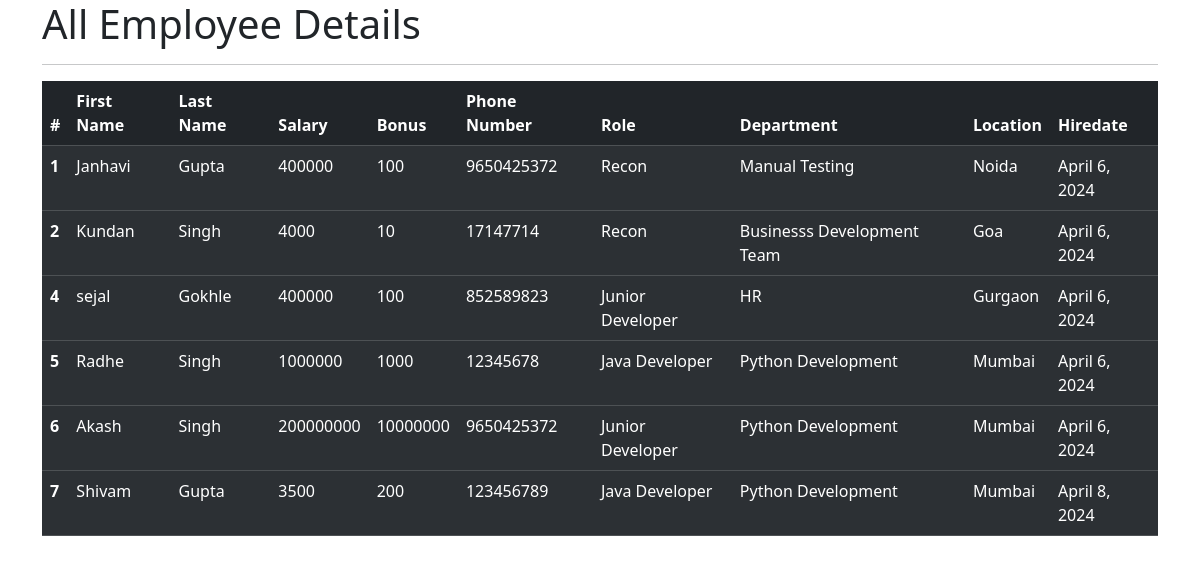
The app's page /all_emp with its own data.
### emp_app/models.py (models this page shows, shortened)
class Employee(models.Model):
    first_name = models.CharField(max_length=100, null=False)
    last_name = models.CharField(max_length=100)
    dept = models.ForeignKey(Department, on_delete=models.CASCADE)
    salary = models.IntegerField(default=0)
    bonus = models.IntegerField(default=0)
    role = models.ForeignKey(Role, on_delete=models.CASCADE)
    phone = models.IntegerField(default=0)
    hire_date = models.DateField()
    def __str__(self):
        return " %s %s %s " %(self.first_name,self.last_name,self.phone)

class Role(models.Model):
    name=models.CharField(max_length=100, null=False)

class Department(models.Model):
    name= models.CharField(max_length=100, null=False)
    location = models.CharField(max_length=100)

### emp_app/views.py (the view)
# urls.py: path('all_emp', views.all_emp, name='view_all_emp'),
def all_emp(request):
    emps = Employee.objects.all()
    print(emps)
    context = {
                'emps' : emps
              }
    print("------------")
    print(context)
    return render(request, 'view_all_emp.html', context)

### emp_app/templates/view_all_emp.html (shortened to what this page needs)
<!DOCTYPE html>
<html lang="en">
    <head>
        <link href="https://cdn.jsdelivr.net/npm/bootstrap@5.3.3/dist/css/bootstrap.min.css" rel="stylesheet">
    </head>
    <body>
        <div class="container">
                 <h1>All Employee Details</h1>
            <hr>
            <table class="table table-dark table-striped">
                <thead>
                  <tr>
                    <th scope="col">#</th>
                    <th scope="col">First Name</th>
                    <th scope="col">Last Name</th>
                    <th scope="col">Salary</th>
                    <th scope="col">Bonus</th>
                    <th scope="col">Phone Number</th>
                    <th scope="col">Role</th>
                    <th scope="col">Department</th>
                    <th scope="col">Location</th>
                    <th scope="col">Hiredate</th>
                  </tr>
                </thead>
                        {% for emp in emps %}
                <tbody>
                  <tr>
                    <th scope="row">{{emp.id}}</th>
                    <td>{{emp.first_name}}</td>
                    <td>{{emp.last_name}}</td>
                    <td>{{emp.salary}}</td>
                    <td>{{emp.bonus}}</td>
                    <td>{{emp.phone}}</td>
                    <td>{{emp.role.name}}</td>
                    <td>{{emp.dept.name}}</td>
                    <td>{{emp.dept.location}}</td>
                    <td>{{emp.hire_date}}</td>
                  </tr>
                </tbody>
                    {% endfor %}
              </table>
        </div>
    </body>
</html>

### records on screen
Employee: id "1", first_name "Janhavi", last_name "Gupta", salary "400000", bonus "100", phone "9650425372", role.name "Recon", dept.name "Manual Testing", dept.location "Noida", hire_date "April 6, 2024"
Employee: id "2", first_name "Kundan", last_name "Singh", salary "4000", bonus "10", phone "17147714", role.name "Recon", dept.name "Businesss Development Team", dept.location "Goa", hire_date "April 6, 2024"
Employee: id "4", first_name "sejal", last_name "Gokhle", salary "400000", bonus "100", phone "852589823", role.name "Junior Developer", dept.name "HR", dept.location "Gurgaon", hire_date "April 6, 2024"
Employee: id "5", first_name "Radhe", last_name "Singh", salary "1000000", bonus "1000", phone "12345678", role.name "Java Developer", dept.name "Python Development", dept.location "Mumbai", hire_date "April 6, 2024"
Employee: id "6", first_name "Akash", last_name "Singh", salary "200000000", bonus "10000000", phone "9650425372", role.name "Junior Developer", dept.name "Python Development", dept.location "Mumbai", hire_date "April 6, 2024"
Employee: id "7", first_name "Shivam", last_name "Gupta", salary "3500", bonus "200", phone "123456789", role.name "Java Developer", dept.name "Python Development", dept.location "Mumbai", hire_date "April 8, 2024"
